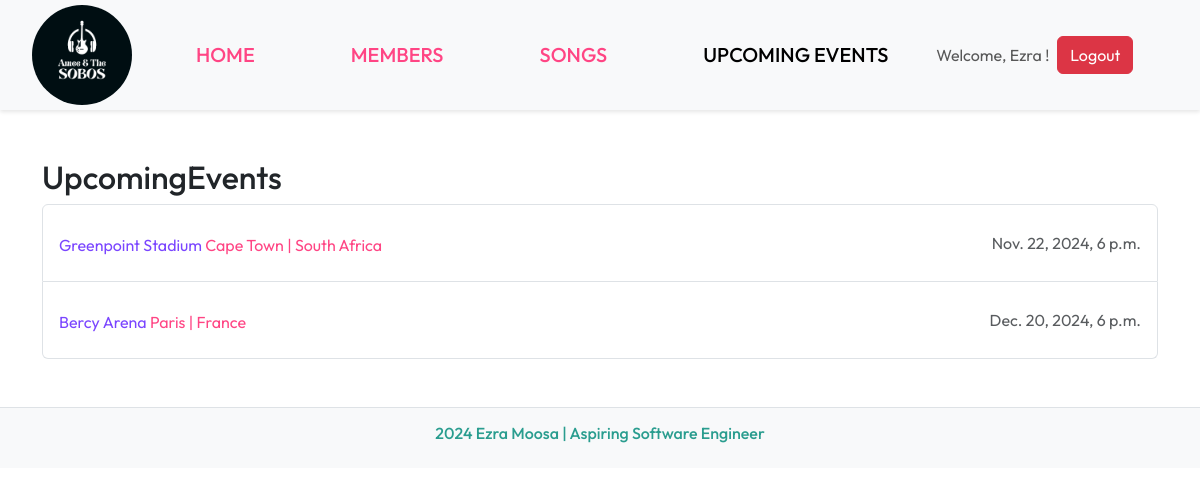
/events/ (signed in), run on the app's committed database.
### home/models.py (models this page shows, shortened)
class Event(models.Model):
    venue = models.CharField(max_length=200)
    city = models.CharField(max_length=200)
    country = models.CharField(max_length=200)
    date = models.DateTimeField()

### home/views.py (the view)
# urls.py: path('events/', views.events_list, name='events'),
@login_required
def events_list(request):
    events = Event.objects.all()
    return render(request, 'home/events.html', {'events': events,
                                                'show_navbar': True})

### home/templates/home/events.html (shortened to what this page needs)
{% extends "home/base.html" %}
{% block content %}
    <div class="container mt-5">
        <h2>UpcomingEvents</h2>
        <ul class="list-group">
            {% for event in events %}
                <li class="list-group-item d-flex justify-content-between align-items-center">
                    <div class="event">
                        <p>{{ event.venue }} <span>  {{ event.city }} | {{ event.country }}</span></p>
                    </div>
                    <span class="text-muted">{{ event.date }}</span>
                </li>
            {% endfor %}
        </ul>
    </div>
{% endblock content %}

### home/templates/home/base.html (shortened to what this page needs)
{% load static %}
<!DOCTYPE html>
<html lang="en">
<head>
    <link href="https://cdn.jsdelivr.net/npm/bootstrap@5.3.3/dist/css/bootstrap.min.css" rel="stylesheet">
    {% block styles %}<link rel="stylesheet" href="{% static 'home/styles.css' %}">{% endblock styles %}
</head>
<body>
    {% if show_navbar %}
    <nav id="home" class="navbar navbar-expand-lg navbar-light bg-light">
        <div class="container-fluid">
            <a class="navbar-brand" href="#"><img src="{% static 'home/img/logo.png' %}"
                alt="logo" class="img-fluid" style="max-height: 100px; border-radius: 50%"></a>
            <div class="collapse navbar-collapse" id="navbarSupportedContent">
                <ul class="navbar-nav">
                    <li class="nav-item">
                        <a class="nav-link {% if request.path == '/' %}active{% endif %}" href="/">Home</a>
                    </li>
                    <li class="nav-item">
                        <a class="nav-link {% if request.path == '/members/' %}active{% endif %}" href="/members/">Members</a>
                    </li>
                    <li class="nav-item">
                        <a class="nav-link {% if request.path == '/songs/' %}active{% endif %}" href="/songs/">Songs</a>
                    </li>
                    <li class="nav-item">
                        <a class="nav-link {% if request.path == '/events/' %}active{% endif %}" href="/events/">Upcoming Events</a>
                    </li>
                </ul>
                {% if user.is_authenticated %}
                    <div class="d-flex align-items-center">
                        <span class="navbar-text me-2">Welcome, {{ user.first_name }} !</span>
                        <a class="btn btn-danger" href="{% url 'user_auth:logout' %}">Logout</a>
                    </div>
                {% endif %}
            </div>
        </div>
    </nav>
    {% endif %}
    <div class="content">
        {% block content %}
        {% endblock content %}
    </div>
    <footer class="bg-light border-top text-center py-3 mt-5">
        <div class="container">
            <h6><span>2024<span> Ezra Moosa<span> | </span>Aspiring Software Engineer</h6>
        </div>
    </footer>
</body>
</html>

### home/static/home/styles.css (style rules this page uses)
* { font-family: "Outfit", sans-serif; margin: 0; padding: 0; box-sizing: border-box; }
body, html { margin: 0; padding: 0; }
.content { margin-top: 0; padding-bottom: 0; }
.navbar { display: flex; justify-content: space-between; align-items: center; background-color: #fff; padding: 0px 20px; box-shadow: 0 2px 4px rgba(0, 0, 0, 0.1); }
.navbar { margin-bottom: 0; padding-bottom: 0; }
.nav-link { font-size: 20px; font-weight: 500; margin: 0 40px; color: #ff4584; text-transform: uppercase; }
.event p { color: #7a45ff; text-align: center; padding-top: 20px; }
.event span { color: #ff4584; }
footer { padding: 10% 0; text-align: center; color: #ff4584; }
footer span { color: #2A9D8F; }

### data on the page
Event: venue "Greenpoint Stadium", city "Cape Town", country "South Africa", date "Nov. 22, 2024, 6 p.m."
Event: venue "Bercy Arena", city "Paris", country "France", date "Dec. 20, 2024, 6 p.m."

### other printed values
{{ user.first_name }} "Ezra"
